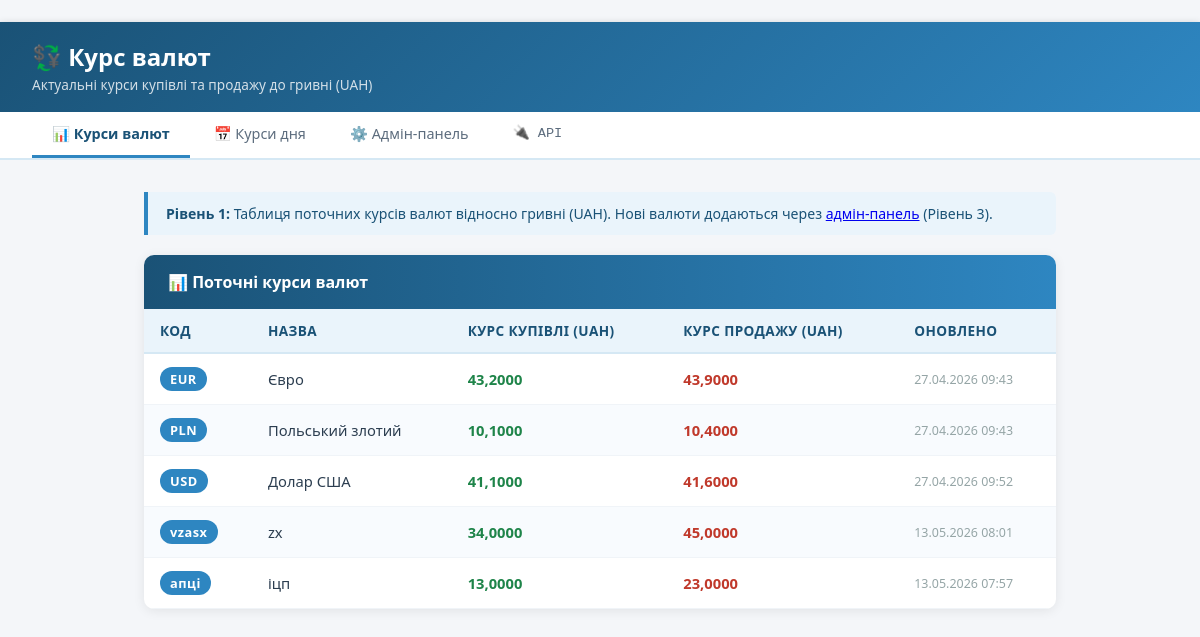
The page / on the database its author committed.
### currencies/models.py (models this page shows, shortened)
class Currency(models.Model):
    name = models.CharField(max_length=100, verbose_name="Назва валюти")
    code = models.CharField(max_length=10, unique=True, verbose_name="Код валюти (напр. USD)")
    buy_rate = models.DecimalField(
        max_digits=10, decimal_places=4, verbose_name="Курс купівлі"
    )
    sell_rate = models.DecimalField(
        max_digits=10, decimal_places=4, verbose_name="Курс продажу"
    )
    updated_at = models.DateTimeField(auto_now=True, verbose_name="Останнє оновлення")
    class Meta:
        verbose_name = "Валюта"
        verbose_name_plural = "Валюти"
        ordering = ["code"]

### currencies/views.py (the view)
# urls.py: path("", views.currency_list, name="currency_list"),
def currency_list(request):
    currencies = Currency.objects.all()
    return render(request, "currencies/currency_list.html", {"currencies": currencies})

### templates/currencies/currency_list.html (shortened to what this page needs)
﻿{% extends "currencies/base.html" %}
{% block content %}
<div class="info-bar">
    <strong>Рівень 1:</strong> Таблиця поточних курсів валют відносно гривні (UAH).
    Нові валюти додаються через <a href="/admin/currencies/currency/" target="_blank">адмін-панель</a> (Рівень 3).
</div>
<div class="card">
    <div class="card-header">📊 Поточні курси валют</div>
    <div class="card-body" style="padding:0;">
        {% if currencies %}
        <table>
            <thead>
                <tr>
                    <th>Код</th>
                    <th>Назва</th>
                    <th>Курс купівлі (UAH)</th>
                    <th>Курс продажу (UAH)</th>
                    <th>Оновлено</th>
                </tr>
            </thead>
            <tbody>
                {% for currency in currencies %}
                <tr>
                    <td><span class="badge-code">{{ currency.code }}</span></td>
                    <td>{{ currency.name }}</td>
                    <td class="rate-buy">{{ currency.buy_rate }}</td>
                    <td class="rate-sell">{{ currency.sell_rate }}</td>
                    <td class="meta-info">{{ currency.updated_at|date:"d.m.Y H:i" }}</td>
                </tr>
                {% endfor %}
            </tbody>
        </table>
        {% else %}
        <div class="empty-state">
            <div class="icon">💰</div>
            <p>Валюти ще не додані.</p>
            <p>Перейдіть до <a href="/admin/currencies/currency/add/" target="_blank">адмін-панелі</a>, щоб додати першу валюту.</p>
        </div>
        {% endif %}
    </div>
</div>
{% endblock %}

### static/css/style.css (style rules this page uses)
* { margin: 0; padding: 0; box-sizing: border-box; }
body { font-family: "Segoe UI", Arial, sans-serif; background: #f4f6f9; color: #2c3e50; min-height: 100vh; }
.card { background: #fff; border-radius: 10px; box-shadow: 0 2px 12px rgba(0, 0, 0, 0.08); overflow: hidden; margin-bottom: 28px; }
.card-header { background: linear-gradient(90deg, #1a5276, #2e86c1); color: #fff; padding: 16px 24px; font-size: 1rem; font-weight: 600; }
.card-body { padding: 24px; }
table { width: 100%; border-collapse: collapse; font-size: 0.92rem; }
thead th { background: #eaf4fb; color: #1a5276; padding: 12px 16px; text-align: left; font-weight: 700; font-size: 0.85rem; text-transform: uppercase; letter-spacing: 0.4px; border-bottom: 2px solid #d5e8f4; }
tbody tr { border-bottom: 1px solid #f0f4f8; transition: background 0.15s; }
tbody td { padding: 13px 16px; vertical-align: middle; }
.badge-code { display: inline-block; background: #2e86c1; color: #fff; padding: 3px 10px; border-radius: 12px; font-size: 0.8rem; font-weight: 700; letter-spacing: 0.5px; }
.rate-buy { color: #1e8449; font-weight: 600; }
.rate-sell { color: #c0392b; font-weight: 600; }
.meta-info { font-size: 0.78rem; color: #95a5a6; }
.info-bar { background: #eaf4fb; border-left: 4px solid #2e86c1; padding: 12px 18px; border-radius: 0 6px 6px 0; font-size: 0.88rem; color: #1a5276; margin-bottom: 20px; }
tbody tr:nth-child(even) { background: #f8fbfe; }

### rows shown on the page
Currency: code "EUR", name "Євро", buy_rate "43,2000", sell_rate "43,9000", updated_at "27.04.2026 09:43"
Currency: code "PLN", name "Польський злотий", buy_rate "10,1000", sell_rate "10,4000", updated_at "27.04.2026 09:43"
Currency: code "USD", name "Долар США", buy_rate "41,1000", sell_rate "41,6000", updated_at "27.04.2026 09:52"
Currency: code "vzasx", name "zx", buy_rate "34,0000", sell_rate "45,0000", updated_at "13.05.2026 08:01"
Currency: code "апці", name "іцп", buy_rate "13,0000", sell_rate "23,0000", updated_at "13.05.2026 07:57"
